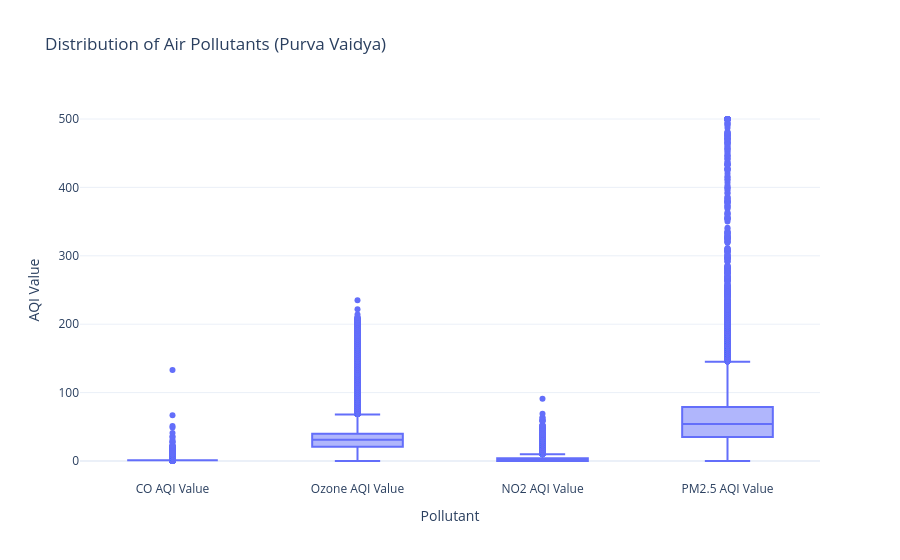

Notebook code for this chart:
### Code cell
pollutants = [
    "CO AQI Value",
    "Ozone AQI Value",
    "NO2 AQI Value",
    "PM2.5 AQI Value"
]

pollution_data = df[pollutants].melt(
    var_name="Pollutant",
    value_name="AQI"
)

fig = px.box(
    pollution_data,
    x="Pollutant",
    y="AQI",
    title="Distribution of Air Pollutants (Purva Vaidya)",
    labels={
        "Pollutant": "Pollutant",
        "AQI": "AQI Value"
    }
)

fig.update_layout(
    template="plotly_white"
)

fig.show()

### Figure 1 — Plotly figure (JSON) as saved in the notebook; plotly's stock layout.template omitted (floating-point values rounded to 4 significant figures; data arrays with more than 128 entries replaced by an {"elided": "..."} marker saying what was removed)
{"data": [{"alignmentgroup": "True", "hovertemplate": "Pollutant=%{x}<br>AQI Value=%{y}<extra></extra>", "legendgroup": "", "marker": {"color": "#636efa"}, "name": "", "notched": false, "offsetgroup": "", "orientation": "v", "showlegend": false, "type": "box", "x": {"elided": "93852 str values"}, "x0": " ", "xaxis": "x", "y": {"elided": "93852 int values"}, "y0": " ", "yaxis": "y"}], "layout": {"boxmode": "group", "legend": {"tracegroupgap": 0}, "title": {"text": "Distribution of Air Pollutants (Purva Vaidya)"}, "xaxis": {"anchor": "y", "domain": [0, 1], "title": {"text": "Pollutant"}}, "yaxis": {"anchor": "x", "domain": [0, 1], "title": {"text": "AQI Value"}}}}
